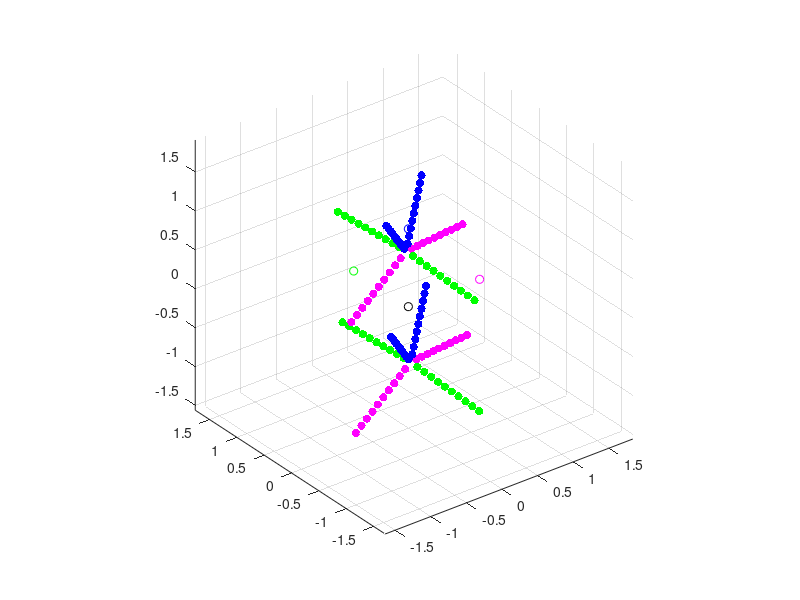

The MATLAB script that drew this image:
% scr.m


% [x, y, z] = peaks (20);
% scatter3 (x(:), y(:), z(:), [], z(:));







x = [47.91106483600935,-0.770313560163706,-0.8762131602865622,-1.5795853769514447,-1.2217019832467773,-1.3478053079059504,-1.3492956167356347,-1.1133654045237973,-1.13359873939136,-0.5801034707592684,-0.2106428190949682,0.019926445544697878,1.0817399958617588,2.7199155713239134,2.864636318252566,3.0899185812314913,5.5702532322920435,0.8455495593809353,0.26026989801948847,1.0978149703884394,0.8716202621277013,0.36105958962476375,0.49280177436112643,0.842272221211112,0.7115756505066486,0.9181026373012378,-1.4075310505321161,1.3921345777271237,3.8060630074655384,3.500635096131881,1.4267925807933703,2.068727255220402,3.407236391795819,3.398438905717315,3.771757891914186,3.748183181965284,2.8444470156909665,43.553874153433824,37.14323391390263,44.59976067256716,40.96032103037069,40.31817628549202,42.166547215029134,43.594567765743754,34.98201430438189,57.057303708632915,3.8781097738916968,4.565332538083778,4.187593009715535,4.426580800536882,4.702221454665863,0.18425407778029393,0.6620228728467309,0.9227304635599398,0.7694556934514873,0.6641821220282595,1.2031421296973102,0.9510431072268462,1.1282059312703687,0.27764421515357807,0.1918333317550908,0.8003094551341897,1.625079276662367,1.5661600999907404,1.9339113935285155,1.918910242468409,2.063728450928394,1.3181243878384215,1.5974539987355636,1.967248748069921,1.6474660227084967,2.493414277039164,2.2677673509197684,2.7743750693700817,2.3538989175305556,1.836938150640858,1.988903889646588,2.7239422639253363,2.253310549749033,1.617316456673279,1.4999930329735958,1.3188349829090864,1.8901986520971399,2.386258701653552,2.053199323324603,1.7034392395507236,1.985889430933489,2.0535652385954872,0.3130955847583835,0.8423783076594887,0.794596293131229,1.0995831129364795,1.1890426922912063,1.5862932033584336,1.850542072346033,1.6593091341208337,1.49273490171589,1.2511609229379248,1.4391403198903066,-0.10938950151287148,3.2880319657474364,3.304059169939324,3.1993443789154234,2.9625899158145477,2.698818349709182,3.278871415778702,3.3707694370530255,3.1039380918119166,3.5600168505339727,4.097386318382116,3.5176276088562792,3.796291768748344,3.847727074407016,2.6466862748332924,2.402468124690886,2.8518193628255815,2.1619557670519005,2.2287507103675823,2.332177761990859,2.604184663679858,3.310856410427334,3.1116395792977545,3.560070216561393,2.861145961055885,3.074287840317055,2.7714327149269016,3.0363677134789135,2.8497087839741435,3.439771060450404,4.202065922310833,4.252785071462728,4.35100958329931,4.431006765108448,4.320931955679507,4.54761171914079,4.9037895741270985,4.230393684802281,4.515345189041932,3.8467030313370043,3.704686302557515,3.424576958833583,4.987435269712252,4.033186654493429,2.3129541304005485,2.0921628074072776,2.5442374190199595,2.3837699175136073,2.266500634643331,2.1314676982709773,2.3557626505606586,2.5479852287671862,2.7408114920825066,2.997625081331262,2.9749991021756514,2.6539870363642333,2.4056080621787954,2.587560725343605,2.855905178559056,2.9754916938796883,2.85408705437315,2.187454226614168,2.097433997003994,2.3779786226227735,3.295096346184097,3.467432382400549,3.3015725652406114,3.485226854890997,3.264549021325468,3.2275086697195077,3.3846979130316606,3.333788681848981,3.137581711615838,3.1184746152645197,3.3382732977950473];

y = [46.54949923493425,-2.5869191943347793,-2.110582902366623,-1.3395179636421277,-1.581643111992457,-1.6681740350811585,-0.8607523263179526,-1.1847125687472275,-1.1009201802270523,-0.4648947108982907,-0.39685810145300227,0.3286232039759514,-4.20278067183228,-6.08551077299351,-6.3032072791317635,-5.757822815984728,-6.7029404533966765,-0.6422047004841496,-0.8794522786490321,-1.1356752866150657,-0.5476732355014328,-0.34159099623437317,-0.400950537647773,-0.4863516071651535,-0.2772458486390693,-0.04287504999978591,1.2026931558627432,-0.8321034573019485,-1.1940616889998146,-0.9655807092581968,-0.12298140171375947,0.1172638493906202,-0.3497322063177547,-0.4771836536923261,-0.15417766217114903,-0.19194907737814415,0.29220531315226167,-25.517513047741076,-20.659360435675392,-20.861413126920738,-22.001136117007718,-20.80516922079562,-19.842295425410104,-17.340623083259747,-16.064490943549153,-24.47448501406394,0.29122736384414516,-1.3450573766429708,0.04890218618471736,0.14316598964562494,0.29004459166465146,0.5166281750014895,0.4165363619402087,0.4721143806916029,0.8080515638341289,0.9075911276849533,0.8587019919797361,0.8439852541771737,0.9685336659406355,0.9564433107908882,1.2659029837260087,1.4498226198279573,0.6277585171740501,0.7382727960270408,0.5846430435414118,0.7113640135766732,0.709157292261909,0.9500864310439983,0.9040312684357825,0.8307534365636299,0.9834481875459518,0.547606080379311,0.7568131884143667,0.43993708964626466,0.8142211691100022,0.9795329577850354,1.1208970601432675,0.8708991662710349,1.038480710963446,1.2219256090936501,1.3298075919768042,1.3503623631015824,1.202217457432802,1.1776441677495602,1.280848943906168,1.3930582806798406,1.4934375844575636,1.6622950242640653,1.635874673279083,1.5257737374769471,1.8352452158656927,1.6624808165898768,1.7366650372230281,1.6516713983216595,1.6788367517470402,1.8268042834696447,1.8560764843138766,1.9458379194418178,2.013418287387727,-0.1725911613939402,0.6039578059271349,0.7805472460014965,0.8932014585285344,1.0758657413408443,1.2053444525040924,1.0055108197546048,0.9033450932225203,1.1847088495200202,0.7285079492464088,0.7031108189130959,1.0231804157414737,0.971858781504111,1.2144486160921593,1.3342135147785847,1.3557135718048108,1.2412166345771727,1.4649407860771964,1.4936562234435742,1.693733423609485,1.7580409359907572,1.3212501060834867,1.3822215169241205,1.2759483816484631,1.5149152659897371,1.501369118691301,1.7108746610290442,1.6659962463583902,1.7794512544928527,1.6510163544896035,0.5435560207706893,0.9618216456841171,0.9997193465759685,1.2322533593546234,1.1951420068417096,1.2729263111027687,1.1824331926976273,1.3369802025024584,1.454480551164636,1.7229556505960602,1.7968754875863304,1.7733836108060022,1.4583986330142165,1.5349109077901144,1.802851215469576,1.9078519094233606,1.843632313112967,1.8887722138832488,2.028286911109462,2.0910503914754854,2.1348402181499804,2.014711041578329,1.9993156001721404,1.9789877554446602,2.0633355807283467,2.1028261355826943,2.1781992545682285,2.2372111373059083,2.1944659509507782,2.2147677026980337,2.265331062364099,2.184469257378823,2.1528841271988566,2.2822216099284605,1.9551965657380328,1.914930206614515,1.7671123954164463,1.8558972639220244,1.8801182802857015,2.179884928275323,2.309829865875118,2.389681854268875,2.392826126239723,2.4983061438209395,2.463040279204303];

z = [-110.96987399324689,11.113561019687651,10.070209966423763,8.052124700908001,8.24613234729645,9.411161019645636,8.488002843081503,8.560501677753338,9.072952283726432,6.723254099699356,6.717005962006643,8.719672641145154,16.792933996339794,22.540403211067744,21.77077676232685,22.361022131560738,24.665062707519777,3.0429926283587845,8.718046643896251,8.910645657329516,6.585772548829263,7.878624192132332,8.042908012386729,9.009381328125734,8.096745734229993,6.963539780599447,-6.616960125298162,7.831059072418157,12.36094178567742,11.794848980824803,8.46775882945956,10.267695512637214,12.131528267556233,11.157373361700797,13.15085676865394,12.279698499988621,10.375139257835059,85.33845021879692,76.1255953236855,90.92670663909047,81.05957823417066,75.32497055231698,82.22836195880701,87.14747847223215,64.38439475424107,141.65948961136795,10.75661841920011,9.715242938808966,9.189410407243727,9.368268242625348,9.627101286050712,8.467555107660198,7.2952899910238775,7.240248899771581,7.593378522987428,7.1671322737564545,7.897613021103918,7.52554650909711,7.605874620135523,6.825285476395697,5.834525733418854,5.9804495784318865,8.850571109758306,8.60791056957117,9.332074825879417,9.006146493967059,9.027550413506322,7.731696665663889,8.220643582241149,8.744017070037492,7.99521175180042,10.135034492498702,9.199513107014331,9.676054174400898,9.04173802195126,7.736261634328961,7.919968991347118,9.186726186886235,8.470547152034776,7.345286317649056,7.072781575972396,6.949625320050165,7.598965336929658,7.948737422018706,7.345414500781437,7.0893964323139125,6.943422454391526,6.91491299598495,5.139476621493479,5.507071698585914,5.2534377676040025,5.914821237959569,5.901138029566916,6.415991193556866,6.671371836650845,6.123709922050926,5.906654022624251,5.41056451148309,5.525848958015807,-0.3858981024561659,10.305577419702391,9.423172831372806,9.434797804805063,8.736617736446961,8.340636856678636,9.395021565021628,9.194987114763917,8.764083123232634,9.308528487735765,9.193642206372644,9.297178063798771,9.311812595544483,9.212307859660786,7.892907011590233,7.385482202020442,8.335183017361802,7.144323309417172,6.876791651935307,6.965624903630372,7.05523443566475,8.626847978932009,8.212516388372116,8.634968118416946,7.442660452012026,7.429987024206029,7.112991552768018,7.34477726174121,7.084754355396598,7.826797819221128,9.070529035512958,9.09550434225791,9.006313977327235,9.528293149019339,8.899398290402678,9.01649654513858,9.447284538015147,8.739072963393792,8.981871150929068,8.09732158684045,7.865351974821273,7.585728210649778,9.384980574855382,7.481179696259116,6.857914382781738,6.4144657376032725,7.000425466162612,6.606667556231816,6.335821621944951,6.047661571183155,6.266237174184729,6.645898691680088,6.7903850067137785,6.989081250090556,6.8298847946044505,6.59252254085853,6.163185075455352,6.255350998614068,6.615027414521776,6.611320100123112,6.462310264140649,6.034913189978948,5.65374770648829,5.977588306884407,7.126556794844038,7.385442398478884,6.654486930484613,6.734858992637341,6.494457629665524,6.900181614346623,6.856849555946771,6.7681430225269965,6.54608171276171,6.402365251527367,6.656340309245181];

hold off;
x = [];
y = [];
z = [];
scatter3 (x(:), y(:), z(:), [], "r", "filled");
hold on;
scatter3 (0, 0, 0, [], "k", "");
scatter3 (1, 0, 0, [], "m", "");
scatter3 (0, 1, 0, [], "g", "");
scatter3 (0, 0, 1, [], "b", "");
axis("equal");




x = [-0.324535391561213,-0.4017955731071419,-0.4790557546530708,-0.5563159361989998,-0.6335761177449286,-0.7108362992908576,-0.7880964808367865,-0.8653566623827155,-0.9426168439286443,-1.0198770254745733,0.17001502846935512,0.0927548469234262,0.015494665377497302,-0.06176551616843168,-0.13902569771436057,-0.21628587926028947,-0.29354606080621837,-0.37080624235214743,-0.44806642389807627,-0.5253266054440052,-0.15045639851158873,-0.0536375870078937,0.04318122449580128,0.14000003599949637,0.23681884750319135,0.33363765900688636,0.43045647051058133,0.5272752820142765,0.6240940935179715,0.7209129050216665,0.34409402151897883,0.4409128330226738,0.5377316445263688,0.6345504560300639,0.7313692675337589,0.8281880790374538,0.9250068905411488,1.021825702044844,1.118644513548539,1.215463325052234];

y = [-0.2815670285665919,-0.28235267217133125,-0.2831383157760707,-0.2839239593808101,-0.2847096029855495,-0.2854952465902889,-0.28628089019502834,-0.28706653379976776,-0.28785217740450714,-0.28863782100924656,0.279995741357113,0.27921009775237365,0.2784244541476342,0.2776388105428948,0.2768531669381554,0.276067523333416,0.27528187972867657,0.27449623612393714,0.27371059251919777,0.27292494891445834,-0.25778688666780375,-0.2347923883737548,-0.21179789007970584,-0.18880339178565686,-0.16580889349160793,-0.14281439519755895,-0.11981989690351,-0.09682539860946102,-0.07383090031541206,-0.05083640202136311,0.3037758832559017,0.32677038154995064,0.3497648798439996,0.3727593781380486,0.3957538764320976,0.4187483747261465,0.44174287302019544,0.4647373713142445,0.4877318696082934,0.5107263679023424];

z = [0.8638866717652309,0.8004024444987955,0.7369182172323601,0.6734339899659245,0.609949762699489,0.5464655354330535,0.4829813081666181,0.41949708090018256,0.356012853633747,0.2925286263673116,-0.9908551262981019,-1.0543393535645373,-1.1178235808309729,-1.1813078080974084,-1.2447920353638438,-1.3082762626302793,-1.3717604898967148,-1.4352447171631502,-1.498728944429586,-1.5622131716960213,0.9175032353154184,0.9076355715991707,0.8977679078829229,0.8879002441666751,0.8780325804504274,0.8681649167341796,0.8582972530179318,0.848429589301684,0.8385619255854363,0.8286942618691885,-0.9372385627479141,-0.9471062264641619,-0.9569738901804096,-0.9668415538966574,-0.9767092176129052,-0.986576881329153,-0.9964445450454007,-1.0063122087616485,-1.0161798724778963,-1.0260475361941441];
scatter3 (x(:), y(:), z(:), [], "m", "filled");



x = [-0.2215173528442136,-0.19575949567314313,-0.17000163850207267,-0.14424378133100219,-0.1184859241599317,-0.09272806698886124,-0.06697020981779075,-0.04121235264672027,-0.015454495475649782,0.010303361695420676,0.27303306718635456,0.29879092435742505,0.3245487815284955,0.35030663869956596,0.37606449587063645,0.4018223530417069,0.42758021021277737,0.45333806738384785,0.47909592455491834,0.5048537817259888,-0.2687720166813301,-0.2902688233473764,-0.3117656300134227,-0.33326243667946903,-0.35475924334551534,-0.3762560500115617,-0.39775285667760796,-0.4192496633436543,-0.44074647000970063,-0.46224327667574694,0.22577840334923746,0.20428159668319112,0.18278479001714482,0.1612879833510985,0.1397911766850522,0.11829437001900589,0.09679756335295958,0.07530075668691324,0.053803950020866936,0.03230714335482063];

y = [-0.37256265882559386,-0.46434393268933527,-0.5561252065530766,-0.647906480416818,-0.7396877542805593,-0.8314690281443008,-0.9232503020080421,-1.0150315758717836,-1.106812849735525,-1.1985941235992663,0.18900011109811107,0.09721883723436969,0.00543756337062834,-0.08634371049311307,-0.17812498435685442,-0.2699062582205958,-0.3616875320843371,-0.4534688059480786,-0.5452500798118199,-0.6370313536755613,-0.18416168163274305,-0.08754197830363336,0.009077725025476269,0.10569742835458601,0.20231713168369564,0.29893683501280527,0.3955565383419149,0.49217624167102475,0.5887959450001343,0.685415648329244,0.3774010882909624,0.4740207916200721,0.5706404949491817,0.6672601982782915,0.7638799016074012,0.8604996049365108,0.9571193082656204,1.0537390115947303,1.15035871492384,1.2469784182529495];

z = [0.8971594680509328,0.8669480370701992,0.8367366060894654,0.8065251751087318,0.7763137441279981,0.7461023131472645,0.7158908821665309,0.6856794511857971,0.6554680202050635,0.6252565892243298,-0.9575823300124001,-0.9877937609931338,-1.0180051919738675,-1.048216622954601,-1.0784280539353348,-1.1086394849160686,-1.138850915896802,-1.1690623468775359,-1.1992737778582696,-1.2294852088390031,0.9416018593561649,0.9558328196806637,0.9700637800051624,0.9842947403296611,0.9985257006541598,1.0127566609786585,1.0269876213031572,1.041218581627656,1.0554495419521546,1.0696805022766533,-0.9131399387071676,-0.8989089783826688,-0.8846780180581701,-0.8704470577336714,-0.8562160974091727,-0.841985137084674,-0.8277541767601753,-0.8135232164356766,-0.7992922561111778,-0.7850612957866792];
scatter3 (x(:), y(:), z(:), [], "g", "filled");



x = [-0.30530448832757084,-0.3633337666398576,-0.4213630449521444,-0.4793923232644312,-0.5374216015767179,-0.5954508798890048,-0.6534801582012915,-0.7115094365135783,-0.7695387148258651,-0.8275679931381519,0.1892459317029973,0.1312166533907105,0.07318737507842374,0.015158096766136941,-0.04287118154614983,-0.1009004598584366,-0.15892973817072337,-0.2169590164830102,-0.27498829479529696,-0.33301757310758373,-0.23446876467808733,-0.22166231934089087,-0.20885587400369443,-0.196049428666498,-0.18324298332930156,-0.17043653799210512,-0.15763009265490868,-0.14482364731771222,-0.13201720198051578,-0.11921075664331934,0.26008165535248023,0.27288810068967667,0.2856945460268731,0.29850099136406955,0.311307436701266,0.3241138820384624,0.3369203273756589,0.34972677271285535,0.3625332180500518,0.3753396633872482];

y = [-0.32047496797063657,-0.36016855097942063,-0.3998621339882047,-0.4395557169969888,-0.47924930000577287,-0.5189428830145569,-0.5586364660233409,-0.5983300490321252,-0.6380236320409092,-0.6777172150496933,0.24108780195306836,0.20139421894428428,0.16170063593550021,0.12200705292671613,0.08231346991793206,0.042619886909148,0.0029263039003639135,-0.0367672791084202,-0.07646086211720426,-0.11615444512598833,-0.29243839902205737,-0.304095413082262,-0.3157524271424666,-0.32740944120267124,-0.3390664552628759,-0.3507234693230805,-0.3623804833832851,-0.3740374974434898,-0.3856945115036944,-0.397351525563899,0.2691243709016481,0.25746735684144345,0.24581034278123884,0.23415332872103423,0.22249631466082959,0.21083930060062495,0.19918228654042033,0.1875252724802157,0.17586825842001108,0.16421124435980644];

z = [0.9984836428015418,1.069596386571417,1.1407091303412924,1.2118218741111677,1.2829346178810428,1.354047361650918,1.4251601054207934,1.4962728491906687,1.567385592960544,1.6384983367304193,-0.8562581552617912,-0.7851454114919159,-0.7140326677220407,-0.6429199239521654,-0.5718071801822902,-0.5006944364124148,-0.4295816926425396,-0.35846894887266423,-0.28735620510278903,-0.21624346133291372,1.0258600303154053,1.1243491615991443,1.2228382928828834,1.3213274241666224,1.4198165554503617,1.5183056867341005,1.6167948180178398,1.7152839493015788,1.8137730805853178,1.9122622118690569,-0.8288817677479272,-0.7303926364641882,-0.6319035051804491,-0.53341437389671,-0.43492524261297094,-0.3364361113292319,-0.23794698004549286,-0.1394578487617537,-0.04096871747801467,0.05752041380572437];
scatter3 (x(:), y(:), z(:), [], "b", "filled");





















% ...
